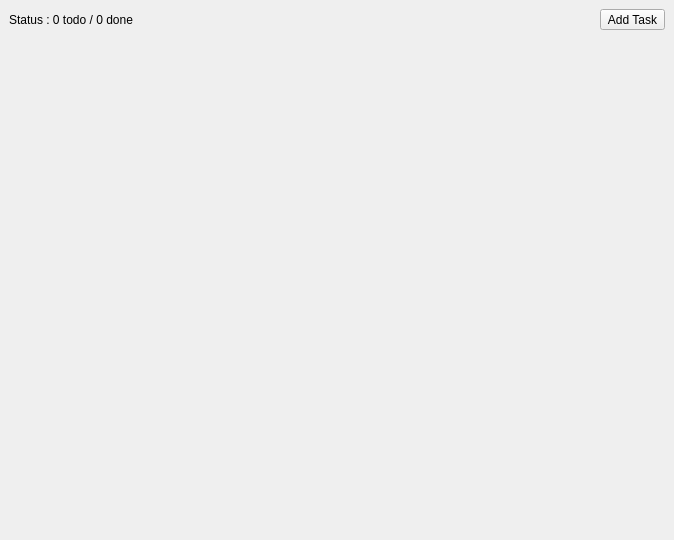
<?xml version="1.0" encoding="UTF-8"?>
<ui version="4.0">
 <class>MainWindow</class>
 <widget class="QMainWindow" name="MainWindow">
  <property name="geometry">
   <rect>
    <x>0</x>
    <y>0</y>
    <width>674</width>
    <height>540</height>
   </rect>
  </property>
  <property name="windowTitle">
   <string>MainWindow</string>
  </property>
  <widget class="QWidget" name="centralwidget">
   <layout class="QVBoxLayout" name="verticalLayout">
    <item>
     <layout class="QHBoxLayout" name="ToolbarLayout">
      <item>
       <widget class="QLabel" name="LblStatus">
        <property name="text">
         <string>Status : 0 todo / 0 done</string>
        </property>
       </widget>
      </item>
      <item>
       <spacer name="horizontalSpacer">
        <property name="orientation">
         <enum>Qt::Horizontal</enum>
        </property>
        <property name="sizeHint" stdset="0">
         <size>
          <width>40</width>
          <height>20</height>
         </size>
        </property>
       </spacer>
      </item>
      <item>
       <widget class="QToolButton" name="BtnAddTask">
        <property name="text">
         <string>Add Task</string>
        </property>
       </widget>
      </item>
     </layout>
    </item>
    <item>
     <layout class="QVBoxLayout" name="TaskLayout"/>
    </item>
    <item>
     <spacer name="verticalSpacer">
      <property name="orientation">
       <enum>Qt::Vertical</enum>
      </property>
      <property name="sizeHint" stdset="0">
       <size>
        <width>20</width>
        <height>40</height>
       </size>
      </property>
     </spacer>
    </item>
   </layout>
  </widget>
 </widget>
 <resources/>
 <connections/>
</ui>
